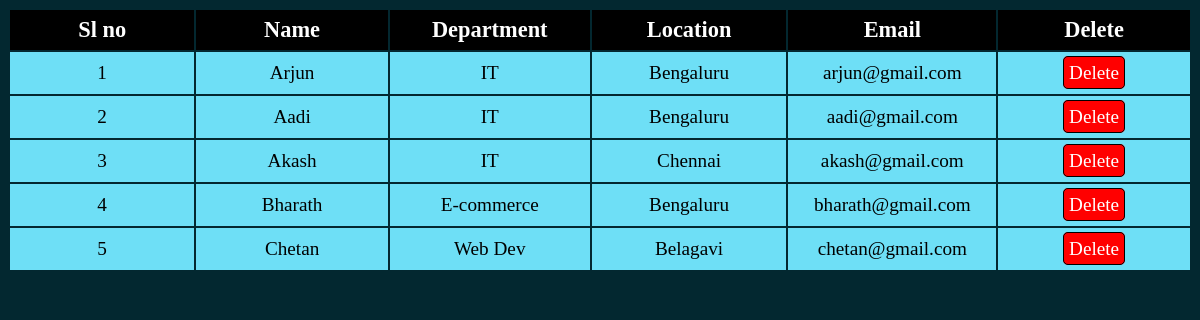
The page /displayemp.php on the database as committed earlier.
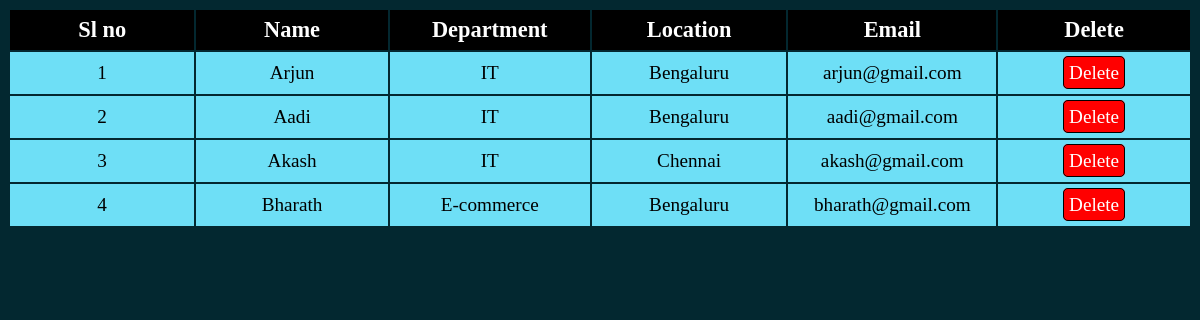
The same page on the database as committed later.
### tables this page shows
CREATE TABLE `empdetails` (
  `id` int(10) NOT NULL,
  `empid` int(10) NOT NULL,
  `password` varchar(20) NOT NULL,
  `name` varchar(20) NOT NULL,
  `addr` varchar(30) NOT NULL,
  `dept` varchar(10) NOT NULL,
  `bank` varchar(20) NOT NULL,
  `ac` int(20) NOT NULL,
  `gender` varchar(10) NOT NULL,
  `edu` varchar(20) NOT NULL,
  `user_name` varchar(10) NOT NULL,
  `email` varchar(20) NOT NULL,
  `age` int(10) NOT NULL,
  `dob` varchar(10) NOT NULL,
  `mob` bigint(10) NOT NULL,
  `desig` varchar(20) NOT NULL
);

### displayemp.php (the view, shortened to what this page needs)
<?php
    include "Connection.php";
    $query = "select * from empdetails";
    $data = mysqli_query($conn,$query);
    $result = $data;
?>
<!DOCTYPE html>
<html lang="en">
<head>
    <link rel="stylesheet" href="style3.css">
</head>
<body>
    <table class="tbl">
        <thead>
            <tr>
                <th scope="col" class="table1">Sl no</th>
                <th scope="col" class="table1">Name</th>
                <th scope="col" class="table1">Department</th>
                <th scope="col" class="table1">Location</th>
                <th scope="col" class="table1">Email</th>
                <th scope="col" class="table1">Delete</th>
            </tr>
            <?php
            if($result){
                $i=1;
                while($result = mysqli_fetch_assoc($data))
                {
                    echo "
                    <tr>
                        <td class='c1'>".$i++."</td>
                        <td class='c1'>".$result['name']."</td>
                        <td class='c1'>".$result['dept']."</td>
                        <td class='c1'>".$result['addr']."</td>
                        <td class='c1'>".$result['email']."</td>
                        <td class='c1'><a href='deleteemp.php?rn=$result[id]' onclick='return
                        checkdelete()' class='btn2'>Delete</a></td>
                    </tr>
                    ";
                }
            }
            else{
                echo "No data found";
            }
            ?>
        </thead>
    </table>
</body>
</html>

### style3.css (style rules this page uses)
body { background-color: rgb(3,40,48); color: white; }
.table1 { margin: auto; width: 200px; background-color: black; color: #fff; padding: 7px; font-size: 1.4em; }
.btn1,.btn2 { text-decoration: none; border: 1px solid black; padding: 5px; color: #fff; border-radius: 5px; }
.btn2 { background-color: red; }
.c1 { padding: 10px; text-align: center; background-color: rgb(110,223,246); color: black; font-size: 1.2em; }

Rows that differ between the two databases and show on the page:
removed empdetails: name "Chetan", dept "Web Dev", addr "Belagavi", email "chetan@gmail.com"
